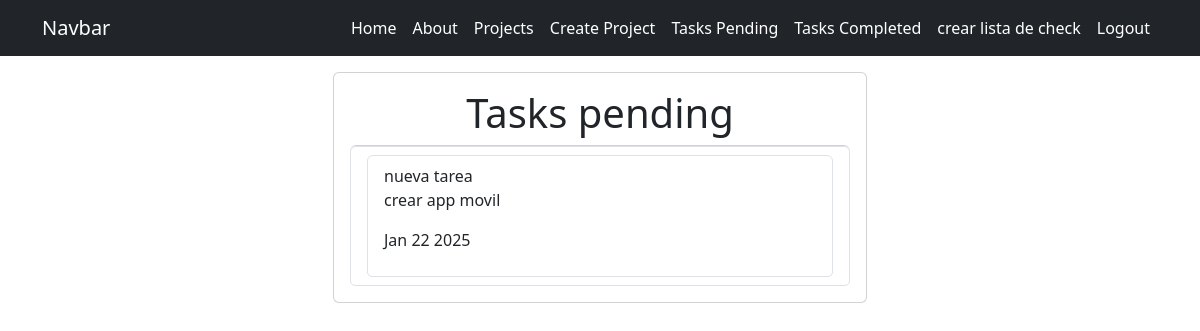
The page /tasks_completed/ (signed in) on the database as committed earlier.
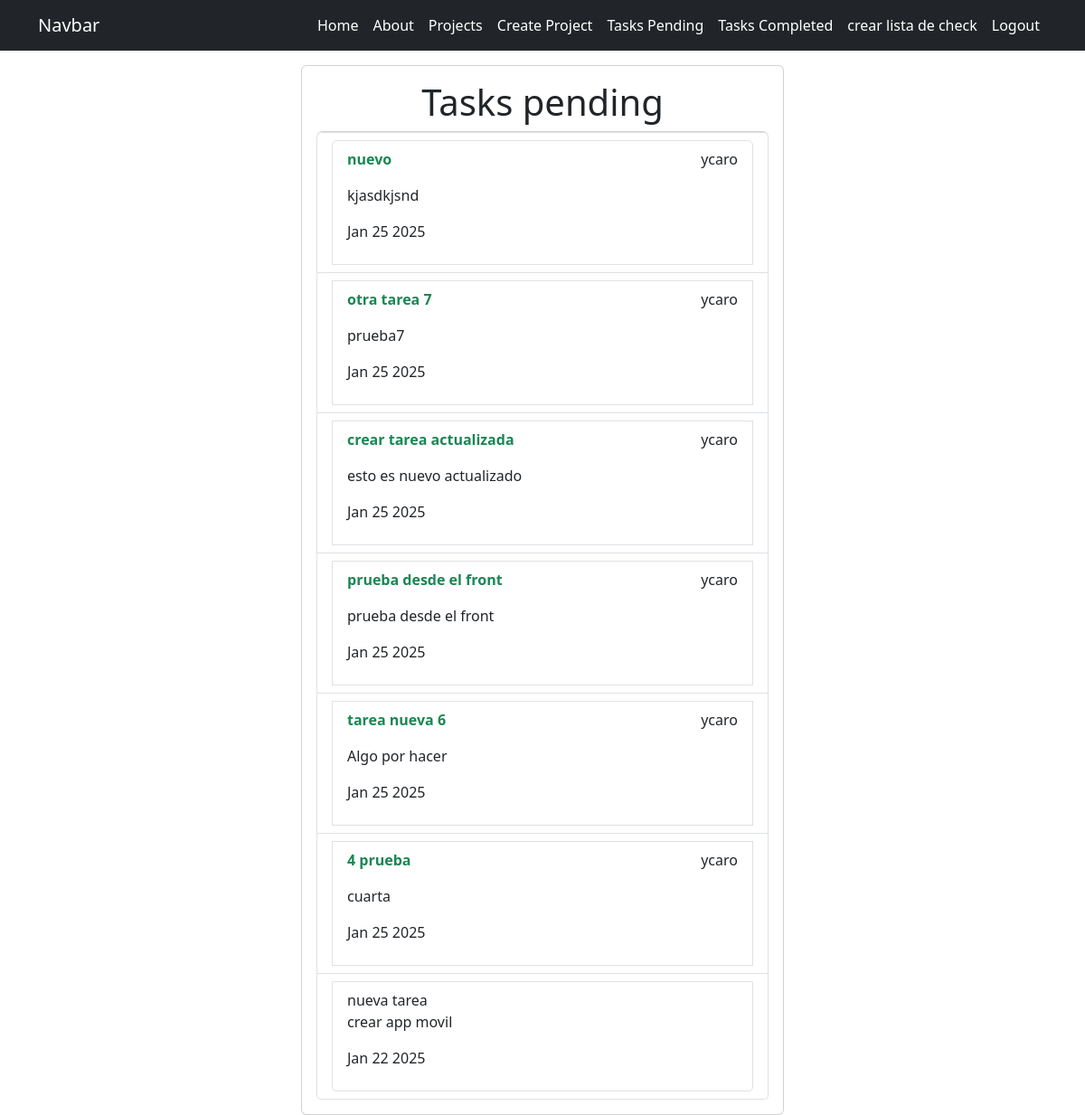
The same page on the database as committed later.
### myapp/models.py (models this page shows, shortened)
class Task(models.Model):
    title = models.CharField(max_length=100)
    description = models.TextField(blank=True)
    created = models.DateTimeField(auto_now_add=True)
    datecompleted = models.DateTimeField(null=True, blank=True)
    important = models.BooleanField(default=False)
    project = models.ForeignKey(Project, on_delete=models.CASCADE)
    user = models.ForeignKey(User, on_delete=models.CASCADE)

### myapp/views.py (the view)
# urls.py: path('tasks_completed/', views.tasks_completed, name='tasks_completed'),
@login_required
def tasks_completed(request):
    tasks = Task.objects.filter(user=request.user, datecompleted__isnull=False).order_by('-datecompleted')
    return render(request, 'tasks/tasks.html', {
        'tasks': tasks
    })

### myapp/templates/tasks/tasks.html (shortened to what this page needs)
<!DOCTYPE html>
<html lang="en">
<head>
</head>
{%extends 'layouts/base.html' %}
{%block content%}
<body>
<main class="container">
    <div class="row">
        <div class="col-md-6 offset-md-3 mt-3">
            <form action="/tasks/" method="post" class="card card-body" >
                <h1 class="text-center">Tasks pending</h1>
                <ul class="list-group">
                    {% for task in tasks %}
                    <li class ="list-group-item">
                        <a class="list-group-item" href="{% url 'task_detail' task.id %}">
                            <header class="d-flex justify-content-between">
                                {% if task.important %}
                                <strong class="fw-bold text-success">{{task.title}} </strong>
                                <p>{{task.user.username}}</p>
                                {% else %}
                                    {{task.title}}
                                {% endif %}
                            </header>
                            <p>{{task.description}}</p>
                            <p>{{task.datecompleted|date:"M j Y"}}</p>
                        </a>
                    </li>
                    {%endfor%}
                </ul>
            </form>
        </div>
    </div>
</main>
</body>
{%endblock%}

### myapp/templates/layouts/base.html (shortened to what this page needs)
{% load static %}
<!doctype html>
<html lang="en">
<head>
    <link rel="stylesheet" href=https://cdn.jsdelivr.net/npm/bootstrap@5.3.3/dist/css/bootstrap.min.css>
</head>
<body>
<nav class="navbar navbar-expand-lg bg-dark navbar-dark">
    <div class="container">
        <a class="navbar-brand" href="#">Navbar</a>
        <div class="collapse navbar-collapse" id="navbarNavDropdown">
            <ul class="navbar-nav ms-auto">
                <li class="nav-item" >
                    <a class="nav-link active" href="{% url 'index' %}">Home</a>
                </li>
                <li class="nav-item" >
                    <a class="nav-link active" href="{% url 'about' %}">About</a>
                </li>
                <li class="nav-item" >
                    <a class="nav-link active" href="{% url 'projects' %}">Projects</a>
                </li>
                <li class="nav-item" >
                    <a class="nav-link active" href="{% url 'create_project' %}">Create Project</a>
                </li>
                {% if user.is_authenticated %}
                <li class="nav-item" >
                    <a class="nav-link active" href="{% url 'tasks' %}">Tasks Pending</a>
                </li>
                <li class="nav-item" >
                    <a class="nav-link active" href="{% url 'tasks_completed' %}">Tasks Completed</a>
                </li>
                <li class="nav-item" >
                    <a class="nav-link active" href="{% url 'create_task' %}">crear lista de check</a>
                </li>
                <li class="nav-item" >
                    <a class="nav-link active" href="{% url 'logout' %}">Logout</a>
                </li>
                {% endif %}
            </ul>
        </div>
    </div>
</nav>
<main class="container">
{% block content %} {% endblock %}
</main>
</body>
</html>

Rows that differ between the two databases and show on the page:
added Task: title "nuevo", user.username "ycaro", description "kjasdkjsnd", datecompleted "Jan 25 2025"
added Task: title "otra tarea 7", user.username "ycaro", description "prueba7", datecompleted "Jan 25 2025"
now on this page (row edited): Task: title "crear tarea actualizada", user.username "ycaro", description "esto es nuevo actualizado", datecompleted "Jan 25 2025"
added Task: title "prueba desde el front", user.username "ycaro", description "prueba desde el front", datecompleted "Jan 25 2025"
added Task: title "tarea nueva 6", user.username "ycaro", description "Algo por hacer", datecompleted "Jan 25 2025"
added Task: title "4 prueba", user.username "ycaro", description "cuarta", datecompleted "Jan 25 2025"
